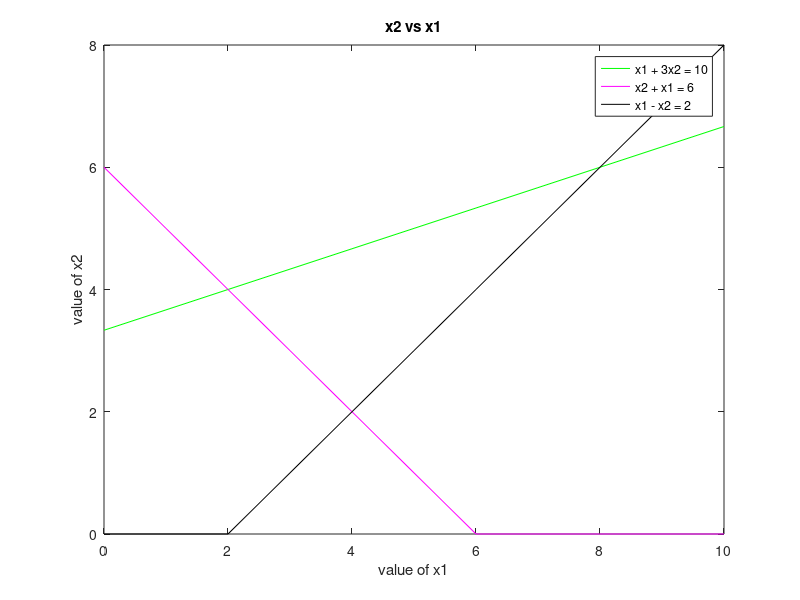

Here is the MATLAB script that generated this plot:
clc;
clear;
close all;
% step 1: parameters
C = [3, 5];
A = [-1,3;
    1,1;
    1, -1];
B = [10; 6; 2];

% step 2: contraints
x1 = 0:1:max(B)
z1 = (10 + x1)/3;
z2 = 6 - x1;
z3 = x1 - 2;
z1 = max(0,z1)
z2 = max(0,z2)
z3 = max(0,z3)

% step 3: plotting
plot (x1, z1, 'green')
hold on 
plot (x1, z2, 'magenta')
hold on 
plot (x1, z3, 'black')
xlabel('value of x1');
ylabel('value of x2');
title ('x2 vs x1');
legend ('x1 + 3x2 = 10', 'x2 + x1 = 6', 'x1 - x2 = 2');

% step 4: to find corner points
cx1 = find (x1 == 0)
c1 = find (z1 == 0)
c2 = find (z2 == 0)
c3 = find (z3 == 0)
line1 = [x1(:, [c1, cx1]); z1(:,[c1, cx1])]'
line2 = [x1(:, [c2, cx1]); z2(:,[c2, cx1])]'
line3 = [x1(:, [c3, cx1]); z3(:,[c3, cx1])]'
corpt = unique ([line1; line2; line3], 'rows');

%step 5: pt of intersection

pt = [0;0];
for i =1:size(A,1)
    for j=i+1:size(A,1)
        A1 = A([i,j],:)
        B1 = B([i,j])
        x = inv(A1)*B1;
        pt = [pt x];
    end
end
ptt = pt'

%step 6: all corner points

allpt = [ptt; corpt]
points = unique (allpt, 'rows')

for i = 1 : size (points,1)
    const1 (i) = A (1,1)*points(i,1)+A(1,2)*points(i,2)-B(1);
    const2 (i) = A (2,1)*points(i,1)+A(2,2)*points(i,2)-B(2);
    const3 (i) = A (3,1)*points(i,1)+A(3,2)*points(i,2)-B(3);
    S1 = find (const1>0);
    S2 = find (const2>0);
    S3 = find (const3>0);
end

%step 7: to find optimal value and optimal points
S = unique ([S1, S2, S3]);
points(S,:)=[];
value = points * C'
table = [points value]
[obj, index] = max(value)
x1_optimal = points (index,1)
x2_optimal = points (index,2)
fprintf('optimal value is %f at (%f, %f)', obj, x1_optimal, x2_optimal)
